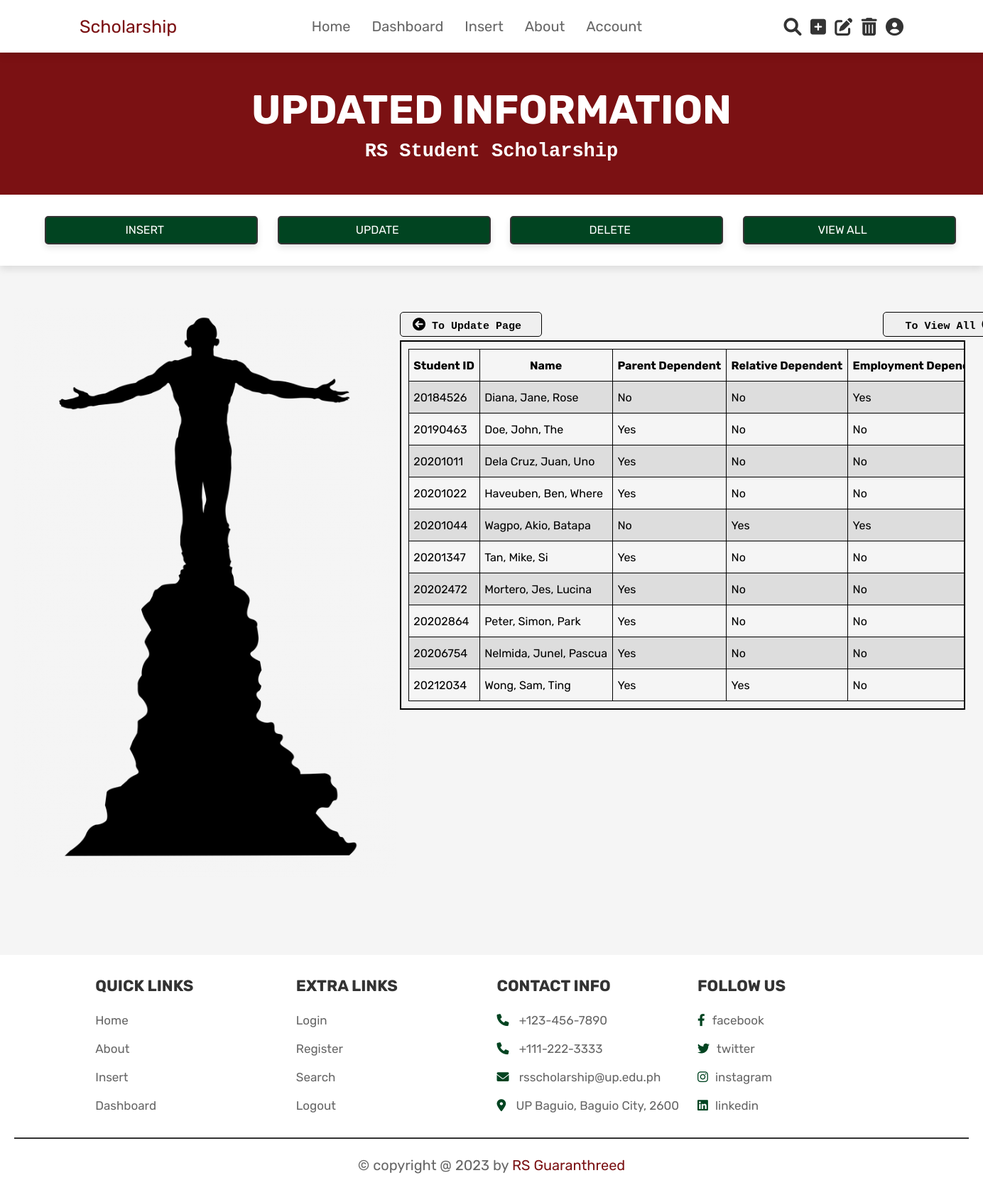
Screenshot of /updated-stud-dependency.php (signed in) with the database file from the repository.
### tables this page shows
CREATE TABLE `scholar_basic_info` (
  `Student_ID` int(10) NOT NULL,
  `last_name` varchar(30) NOT NULL,
  `given_name` varchar(30) NOT NULL,
  `middle_name` varchar(30) NOT NULL,
  `sex` varchar(10) NOT NULL,
  `birthdate` date NOT NULL,
  `citizenship` varchar(30) NOT NULL,
  `civil_status` varchar(30) NOT NULL,
  `permanent_address` varchar(100) NOT NULL,
  `present_address` varchar(100) NOT NULL,
  `email_address` varchar(100) NOT NULL,
  `mobile_number` varchar(11) NOT NULL
);

CREATE TABLE `stud_allowance_dependency` (
  `Student_ID` int(10) NOT NULL,
  `parent_dependent` varchar(3) NOT NULL,
  `relative_dependent` varchar(3) NOT NULL,
  `employment_dependent` varchar(3) NOT NULL
);

### updated-stud-dependency.php (the view, shortened to what this page needs)
<?php
@include 'config.php';
$query = mysqli_query($conn, "SELECT scholar_basic_info.Student_ID, CONCAT(last_name, ', ', given_name, ', ', middle_name) AS Name,
                parent_dependent, relative_dependent, employment_dependent
                FROM `scholar_basic_info`
                JOIN `stud_allowance_dependency` ON scholar_basic_info.Student_ID =stud_allowance_dependency.Student_ID");
?>
<!DOCTYPE html>
<html lang="en">
<head>
   <link rel="stylesheet" href="https://cdnjs.cloudflare.com/ajax/libs/font-awesome/6.0.0/css/all.min.css">
   <link rel="stylesheet" href="css/home_style.css">
</head>
<body>
    <?php @include 'header.php'; ?>
    <section class="heading">
    <h3>updated information</h3 >
    <h4>RS Student Scholarship</h4>
    </section>
    <section class="function">
        <div class="function-bar">
                <div class="funbar"><a  class="function-box" href="insert.php">INSERT</a></div>
                <div class="funbar"><a  class="function-box" href="update-page.php">UPDATE</a></div>
                <div class="funbar"><a  class="function-box" href="delete.php">DELETE</a></div>
                <div class="funbar"><a  class="function-box" href="view-page.php">VIEW ALL</a></div>
        </div>
    </section>
    <section class="update-content">
    <div class="update-container">
        <div class="update-left">
            <img class="up" src="images/oblation.png"/>
        </div>
        <div class="update-right">
        <div class="right-left">
            <button type="button" class="button2" onclick = "cancel()"><i class="fa fa-arrow-circle-left" style="font-size:18px"></i>  To Update Page</button>
        </div>
        <div class="right-right">
            <button type="button" class="button2" onclick = "view()">To View All  <i class="fa fa-arrow-circle-right" style="font-size:18px"></i></button>
        </div>
        <section class ="view-all1">
                <div class="scrollmenu1">
                <table class ="view1">
                    <tr>
                        <th>Student ID</th>
                        <th>Name</th>
                        <th>Parent Dependent</th>
                        <th>Relative Dependent</th>
                        <th>Employment Dependent</th>
                    </tr>
                <?php while($rows = $query ->fetch_assoc()){
                ?>
                    <tr>
                        <td><?php echo $rows['Student_ID'];?></td>
                        <td><?php echo $rows['Name'];?></td>
                        <td><?php echo $rows['parent_dependent'];?></td>
                        <td><?php echo $rows['relative_dependent'];?></td>
                        <td><?php echo $rows['employment_dependent'];?></td>
                    </tr>
                <?php
                }
                ?>
                </table>
                </div>
                </section>
        </div>
    </div>
    </section>
    <?php @include 'footer.php'; ?>
</body>
</html>

### css/home_style.css (style rules this page uses)
:root { --pink:#e84393; --red:#c0392b; --orange:#f39c12; --black:#333; --white:#fff; --light-color:#666; --light-white:#ccc; --light-bg:#f5f5f5; --forest-green : #014421; --maroon : #7b1113; --gold : #FFD700; --gray: #676767; --border:.2rem solid var(--black); --box-shadow:0 .5rem 1rem rgba(0,0,0,.1); }
* { font-family: 'Rubik', sans-serif; margin:0; padding:0; box-sizing: border-box; outline: none; border:none; text-decoration: none; transition:all .2s linear; }
html { font-size: 62.5%; overflow-x: hidden; scroll-behavior: smooth; scroll-padding-top: 6.5rem; }
body { background: var(--light-bg); }
section { padding:3rem 2rem; }
.heading { display: flex; flex-flow: column; align-items: center; justify-content: center; gap:1rem; background-color: var(--maroon); text-align: center; min-height: 25vh; }
.heading h3 { font-size: 5.7rem; color:var(--white); text-transform: uppercase; }
.heading h4 { font-size: 2.7rem; color:var(--white); font-family: 'Courier New', Courier, monospace; }
.function { top:0; left:0; right:0; background-color: var(--white); z-index: 1000; width: 100%; box-shadow: var(--box-shadow); }
.function .function-bar { width: fit-content; display: block; margin-left: auto; margin-right: auto; }
.function .function-bar .funbar { display: inline-flex; margin-left: auto; margin-right: auto; padding-left: 2.5rem; }
.function .function-bar .funbar .function-box { display: inline-block; margin-left: auto; margin-right: auto; padding-top: 6pt; width: 30rem; height: 4rem; background-color: var(--forest-green); border: var(--border); border-radius: 0.5rem; text-align: center; color: #fff; font-size: medium; box-shadow: var(--box-shadow); }
.function-box:after { content: '\00BB'; padding-left: 7pt; transition: 0.5s; opacity: 0; top: 0; }
.view td, th { border: 1px solid; padding-left: 5pt; padding-right: 5pt; height: 3rem; }
.update-content { width: 100%; min-height: 110vh; }
.update-content .update-container { min-height: 110vh; }
.update-content .update-container .update-left { float: left; width: 40%; }
.update-content .update-container .update-left .up { height: 100vh; width: 100%; }
.update-content .update-container .update-right { margin-left: 40%; margin-top: 3rem; }
.view-all1 { min-height: 40vh; margin: -1.5rem; }
.view-all1 div.scrollmenu1 { overflow: auto; white-space: nowrap; border: 2px solid; }
.view-all1 .scrollmenu1 .view1 { width: 100%; margin: 1rem; }
.view1 { border-collapse: collapse; width: 20rem; font-size: medium; }
.view1 td, th { border: 1px solid; padding-left: 5pt; padding-right: 5pt; height: 4.5rem; }
.view1 tr:nth-child(even) { background-color: #dddddd; }
.update-content .update-container .update-right .right-left { float: left; margin-bottom: -3rem; }
.update-content .update-container .update-right .right-right { margin-left: 68rem; margin-bottom: -3rem; }
.update-content .update-container .update-right .button2 { height: 3.5rem; width: 20rem; font-size: 1.5rem; font-family: 'Courier New', Courier, monospace; font-weight: bold; padding-right: 1rem; margin:0.5rem 0.5rem; padding-top: 0.2rem; border: 1px solid; margin-bottom: 0.5rem; border-radius: 0.5rem; }

### rows the page displays
scholar_basic_info: Student_ID "20184526", Name "Diana, Jane, Rose", stud_allowance_dependency.parent_dependent "No", stud_allowance_dependency.relative_dependent "No", stud_allowance_dependency.employment_dependent "Yes"
scholar_basic_info: Student_ID "20190463", Name "Doe, John, The", stud_allowance_dependency.parent_dependent "Yes", stud_allowance_dependency.relative_dependent "No", stud_allowance_dependency.employment_dependent "No"
scholar_basic_info: Student_ID "20201011", Name "Dela Cruz, Juan, Uno", stud_allowance_dependency.parent_dependent "Yes", stud_allowance_dependency.relative_dependent "No", stud_allowance_dependency.employment_dependent "No"
scholar_basic_info: Student_ID "20201022", Name "Haveuben, Ben, Where", stud_allowance_dependency.parent_dependent "Yes", stud_allowance_dependency.relative_dependent "No", stud_allowance_dependency.employment_dependent "No"
scholar_basic_info: Student_ID "20201044", Name "Wagpo, Akio, Batapa", stud_allowance_dependency.parent_dependent "No", stud_allowance_dependency.relative_dependent "Yes", stud_allowance_dependency.employment_dependent "Yes"
scholar_basic_info: Student_ID "20201347", Name "Tan, Mike, Si", stud_allowance_dependency.parent_dependent "Yes", stud_allowance_dependency.relative_dependent "No", stud_allowance_dependency.employment_dependent "No"
scholar_basic_info: Student_ID "20202472", Name "Mortero, Jes, Lucina", stud_allowance_dependency.parent_dependent "Yes", stud_allowance_dependency.relative_dependent "No", stud_allowance_dependency.employment_dependent "No"
scholar_basic_info: Student_ID "20202864", Name "Peter, Simon, Park", stud_allowance_dependency.parent_dependent "Yes", stud_allowance_dependency.relative_dependent "No", stud_allowance_dependency.employment_dependent "No"
scholar_basic_info: Student_ID "20206754", Name "Nelmida, Junel, Pascua", stud_allowance_dependency.parent_dependent "Yes", stud_allowance_dependency.relative_dependent "No", stud_allowance_dependency.employment_dependent "No"
scholar_basic_info: Student_ID "20212034", Name "Wong, Sam, Ting", stud_allowance_dependency.parent_dependent "Yes", stud_allowance_dependency.relative_dependent "Yes", stud_allowance_dependency.employment_dependent "No"
